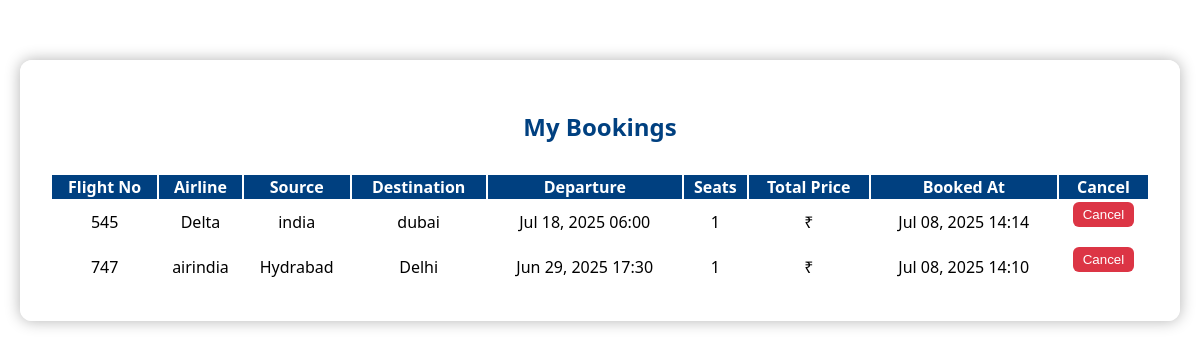
/my-bookings/ (signed in), run on the app's committed database.
### FlightApp/models.py (models this page shows, shortened)
class Booking(models.Model):
    SEAT_CLASS_CHOICES = [
        ('Economy', 'Economy'),
        ('Business', 'Business'),
        ('First Class', 'First Class'),
    ]
    user = models.ForeignKey(User, on_delete=models.CASCADE)
    flight = models.ForeignKey('Flight', on_delete=models.CASCADE)
    full_name = models.CharField(max_length=100)
    email = models.EmailField()
    mobile_number = models.CharField(max_length=15)
    seats = models.PositiveIntegerField(default=1)
    seat_class = models.CharField(max_length=20, choices=SEAT_CLASS_CHOICES, default='Economy')
    passenger_names = models.TextField(blank=True)  # or JSONField in future
    passenger_ages = models.TextField(blank=True)
    journey_date = models.DateField(null=True, blank=True)  # default=timezone.now if needed
    booked_at = models.DateTimeField(auto_now_add=True)

class Flight(models.Model):
    flight_number = models.CharField(max_length=10)
    airline = models.CharField(max_length=50)
    source = models.CharField(max_length=100)
    destination = models.CharField(max_length=100)
    departure_time = models.DateTimeField()
    arrival_time = models.DateTimeField()
    price = models.FloatField()

### FlightApp/views.py (the view)
# urls.py: path('my-bookings/', views.my_bookings, name='my_bookings'),
@login_required
def my_bookings(request):
    bookings = Booking.objects.filter(user=request.user).select_related('flight').order_by('-booked_at')
    return render(request, 'my_bookings.html', {'bookings': bookings})

### FlightApp/templates/my_bookings.html (shortened to what this page needs)
{% load static %}
{% block content %}
<div class="container">
    <h2>My Bookings</h2>
    {% if bookings %}
        <table class="table table-bordered table-hover bg-white rounded shadow">
            <thead>
                <tr>
                    <th>Flight No</th>
                    <th>Airline</th>
                    <th>Source</th>
                    <th>Destination</th>
                    <th>Departure</th>
                    <th>Seats</th>
                    <th>Total Price</th>
                    <th>Booked At</th>
                    <th>Cancel</th>
                </tr>
            </thead>
            <tbody>
                {% for booking in bookings %}
                <tr>
                    <td>{{ booking.flight.flight_number }}</td>
                    <td>{{ booking.flight.airline }}</td>
                    <td>{{ booking.flight.source }}</td>
                    <td>{{ booking.flight.destination }}</td>
                    <td>{{ booking.flight.departure_time|date:"M d, Y H:i" }}</td>
                    <td>{{ booking.seats }}</td>
                    <td>₹ {{ booking.total_price }}</td>
                    <td>{{ booking.booked_at|date:"M d, Y H:i" }}</td>
                    <td>
                        <form method="post" action="{% url 'cancel_booking' booking.id %}" onsubmit="return confirm('Are you sure you want to cancel this booking?');">
                            <button type="submit" class="btn-cancel">Cancel</button>
                        </form>
                    </td>
                </tr>
                {% endfor %}
            </tbody>
        </table>
    {% else %}
        <div class="no-bookings">No bookings found.</div>
    {% endif %}
</div>
{% endblock %}

### data on the page
Booking: flight.flight_number "545", flight.airline "Delta", flight.source "india", flight.destination "dubai", flight.departure_time "Jul 18, 2025 06:00", seats "1", booked_at "Jul 08, 2025 14:14"
Booking: flight.flight_number "747", flight.airline "airindia", flight.source "Hydrabad", flight.destination "Delhi", flight.departure_time "Jun 29, 2025 17:30", seats "1", booked_at "Jul 08, 2025 14:10"
